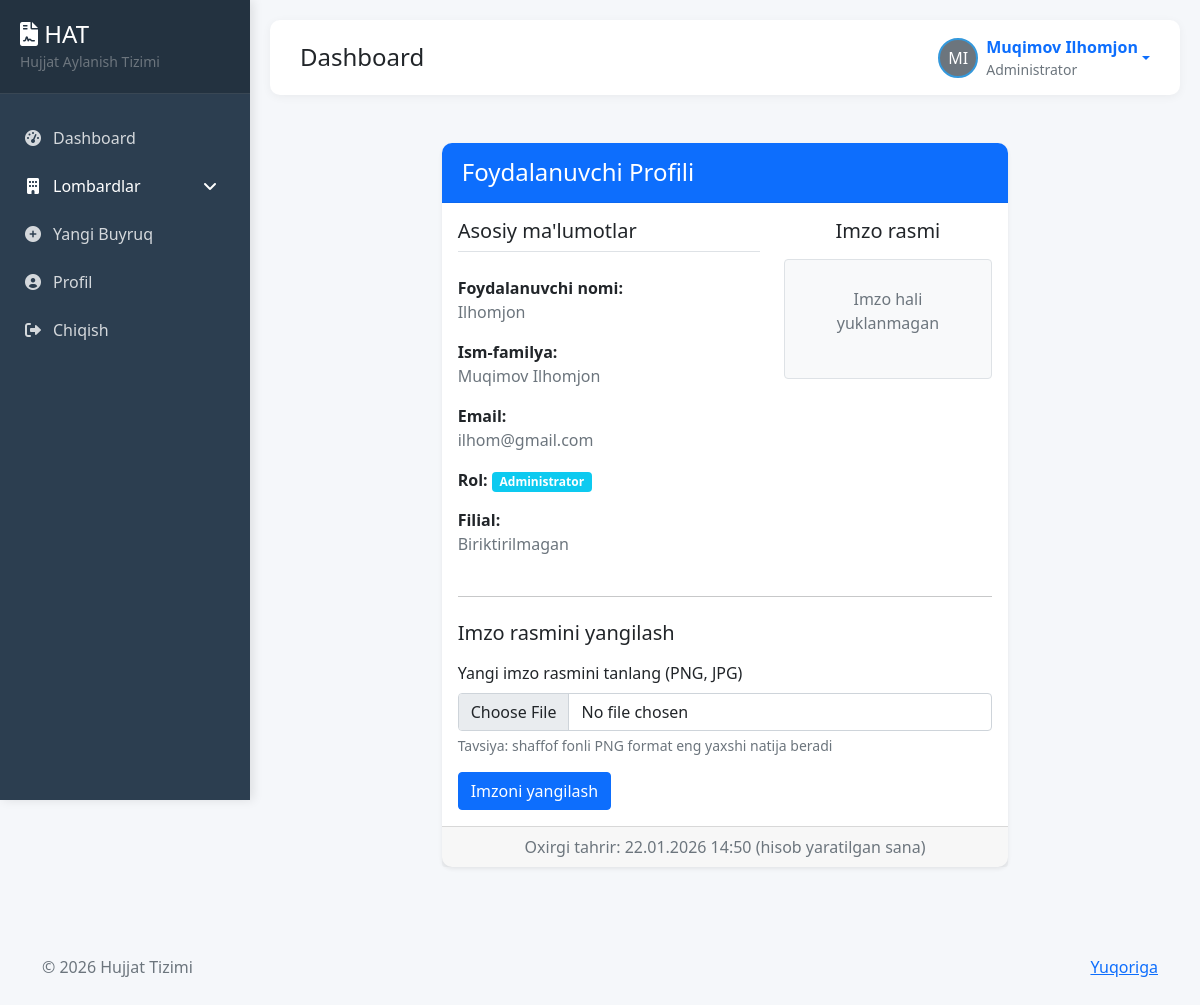
Screenshot of /profile/ (signed in) with the database file from the repository.
### users/models.py (models this page shows, shortened)
class CustomUser(AbstractUser):
    ROLE_CHOICES = (
        ('admin', 'Administrator'),
        ('employee', 'Oddiy Ishchi'),
    )
    role = models.CharField(max_length=20, choices=ROLE_CHOICES, default='employee')
    branch = models.ManyToManyField(
        Branch,
        related_name='employees',
        blank=True
    )
    profile_image = models.ImageField(upload_to='profiles/', null=True, blank=True)
    signature_image = models.ImageField(upload_to='signatures/', null=True, blank=True)
    class Meta:
        verbose_name = 'Foydalanuvchi'
        verbose_name_plural = 'Foydalanuvchilar'

### users/views.py (the view)
# urls.py: path('profile/',        views.profile,              name='profile'),
@login_required
def profile(request):
    user = request.user
    if request.method == 'POST':
        if 'signature_image' in request.FILES:
            user.signature_image = request.FILES['signature_image']
            user.save()
            messages.success(request, 'Imzo rasmi muvaffaqiyatli yangilandi')
            return redirect('profile')
    return render(request, 'users/profile.html', {'user': user})

### users/context_processors.py (called while the page is built)
def sidebar_branches(request):
    branches = Branch.objects.select_related('parent_branch').prefetch_related('sub_branches')
    return {
        'sidebar_branches': branches
    }

### templates/users/profile.html (shortened to what this page needs)
{% extends 'base.html' %}
{% load static %}
{% block content %}
<div class="container mt-5">
    <div class="row justify-content-center">
        <div class="col-lg-8 col-md-10">
            <div class="card shadow-sm">
                <div class="card-header bg-primary text-white">
                    <h4 class="mb-0">Foydalanuvchi Profili</h4>
                </div>
                <div class="card-body">
                    <div class="row">
                        <div class="col-md-7">
                            <h5 class="mb-4 border-bottom pb-2">Asosiy ma'lumotlar</h5>
                            <div class="mb-3">
                                <strong>Foydalanuvchi nomi:</strong>
                                <p class="text-muted">{{ user.username }}</p>
                            </div>
                            <div class="mb-3">
                                <strong>Ism-familya:</strong>
                                <p class="text-muted">
                                    {% if user.first_name or user.last_name %}
                                        {{ user.first_name }} {{ user.last_name }}
                                    {% else %}
                                        Belgilanmagan
                                    {% endif %}
                                </p>
                            </div>
                            <div class="mb-3">
                                <strong>Email:</strong>
                                <p class="text-muted">{{ user.email|default:"Belgilanmagan" }}</p>
                            </div>
                            <div class="mb-3">
                                <strong>Rol:</strong>
                                <span class="badge bg-info">
                                    {% if user.role == 'admin' %}Administrator{% else %}Xodim{% endif %}
                                </span>
                            </div>
                            <div class="mb-3">
                                <strong>Filial:</strong>
                                <p class="text-muted">
                                    {{ user.branch.name|default:"Biriktirilmagan" }}
                                </p>
                            </div>
                        </div>
                        <div class="col-md-5 text-center">
                            <h5 class="mb-3">Imzo rasmi</h5>
                            {% if user.signature_image  %}
                                <div class="border p-3 bg-light rounded mb-3" style="max-width: 300px; margin: 0 auto;">
                                    <img src="{{ user.signature_image.url }}" alt="Sizning imzoingiz" class="img-fluid" style="max-height: 120px;">
                                </div>
                                <p class="text-muted small">Joriy imzo</p>
                            {% else %}
                                <div class="border p-4 bg-light rounded mb-3" style="max-width: 300px; margin: 0 auto; min-height: 120px; display: flex; align-items: center; justify-content: center;">
                                    <p class="text-muted">Imzo hali yuklanmagan</p>
                                </div>
                            {% endif %}
                        </div>
                    </div>
                    <hr class="my-4">
                    <h5 class="mb-3">Imzo rasmini yangilash</h5>
                    <form method="POST" enctype="multipart/form-data">
                        <div class="mb-3">
                            <label for="signature_image" class="form-label">Yangi imzo rasmini tanlang (PNG, JPG)</label>
                            <input type="file" class="form-control" id="signature_image" name="signature_image" accept="image/*" required>
                            <div class="form-text text-muted">
                                Tavsiya: shaffof fonli PNG format eng yaxshi natija beradi
                            </div>
                        </div>
                        <button type="submit" class="btn btn-primary">
                             Imzoni yangilash
                        </button>
                    </form>
                </div>
                <div class="card-footer text-muted text-center">
                    Oxirgi tahrir: {{ user.date_joined|date:"d.m.Y H:i" }} (hisob yaratilgan sana)
                </div>
            </div>
        </div>
    </div>
</div>
{% endblock %}

### templates/layouts/header.html (shortened to what this page needs)
<div class="header">
  <div>
    <h4 class="mb-0">{% block header_title %}Dashboard{% endblock %}</h4>
  </div>
  {% if user.is_authenticated %}
  <div class="user-info">
    <div class="dropdown">
      <a href="#" class="d-flex align-items-center text-decoration-none dropdown-toggle" data-bs-toggle="dropdown">
        {% if user.profile_image %}
        <img src="{{ user.profile_image.url }}" alt="Profile" class="user-avatar">
        {% else %}
        <div class="user-avatar bg-secondary d-flex align-items-center justify-content-center text-white">
          {{ user.first_name|first }}{{ user.last_name|first }}
        </div>
        {% endif %}
        <div class="ms-2">
          <strong>{{ user.get_full_name }}</strong>
          <small class="text-muted d-block">{{ user.get_role_display }}</small>
        </div>
      </a>
    </div>
  </div>
  {% endif %}
</div>

### templates/base.html (style rules this page uses)
:root { --primary-color: #2c3e50; --secondary-color: #3498db; --success-color: #27ae60; --warning-color: #f39c12; --danger-color: #e74c3c; --sidebar-width: 250px; --header-height: 60px; }
* { margin: 0; padding: 0; box-sizing: border-box; }
body { font-family: 'Segoe UI', Tahoma, Geneva, Verdana, sans-serif; background-color: #f5f7fa; }
.header { background: white; padding: 15px 30px; border-radius: 10px; box-shadow: 0 2px 10px rgba(0,0,0,0.05); margin-bottom: 20px; display: flex; justify-content: space-between; align-items: center; }
.user-info { display: flex; align-items: center; gap: 15px; }
.user-avatar { width: 40px; height: 40px; border-radius: 50%; object-fit: cover; border: 2px solid var(--secondary-color); }
.card { border: none; border-radius: 10px; box-shadow: 0 2px 10px rgba(0,0,0,0.05); margin-bottom: 20px; transition: transform 0.3s; }
.card-header { background: white; border-bottom: 1px solid rgba(0,0,0,0.05); font-weight: 600; padding: 15px 20px; border-radius: 10px 10px 0 0 !important; }

### rows the page displays
CustomUser: first_name|first "M", last_name|first "I", get_full_name "Muqimov Ilhomjon", role "Administrator", username "Ilhomjon", first_name "Muqimov", last_name "Ilhomjon", email "ilhom@gmail.com", branch.name "Biriktirilmagan", date_joined "22.01.2026 14:50"
